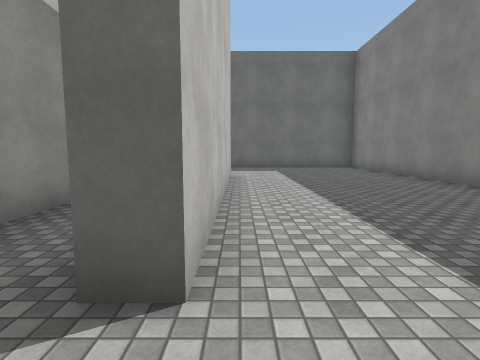
[1] (above)

22 first-person views from a walk through a 3-D level made in the Unity game engine. The camera is 1.4 m above the floor, tilts 6° down and sees 80° across. The floor is counted in squares, 2 m on a side. Each view is taken from the middle of a square. On the plan, view 1 faces up. The plan holds only what a view shows up to about 10 squares ahead; the rest is blank. The player is left out. Surface patterns are stand-ins for the level's own textures.

[2]
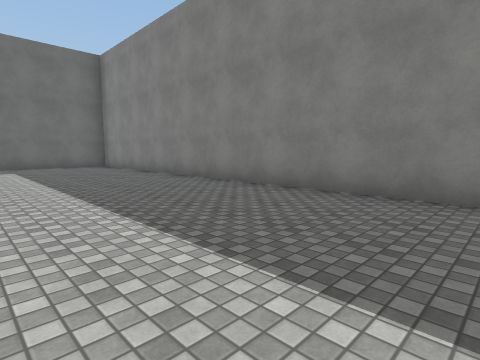

[3]
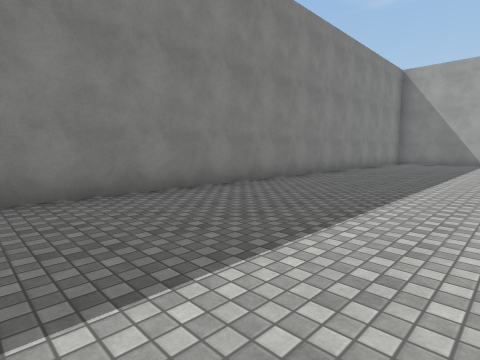

[4]
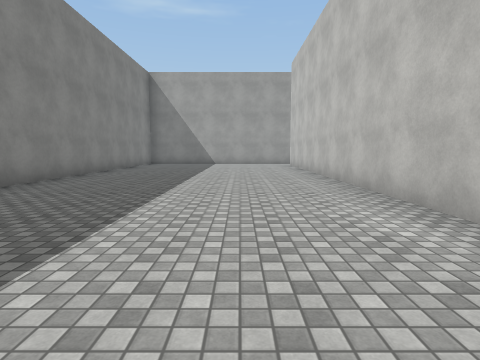

[5]
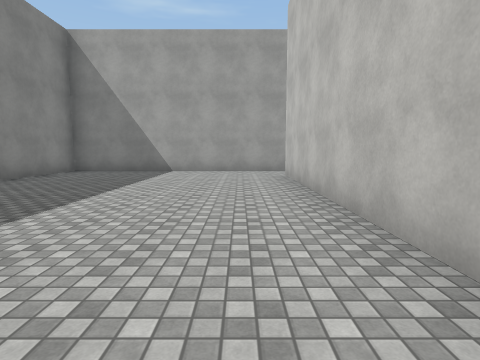

[6]
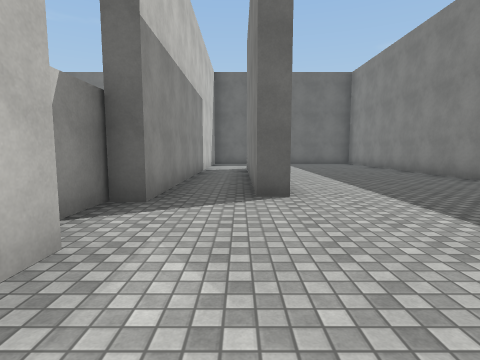

[7]
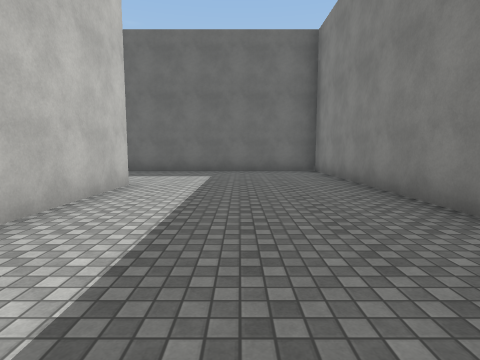

[8]
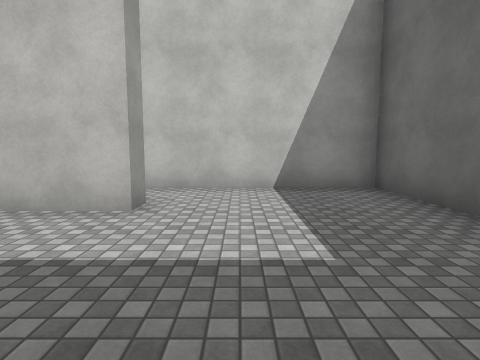

[9]
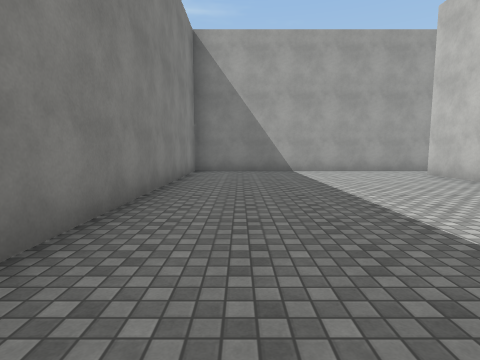

[10]
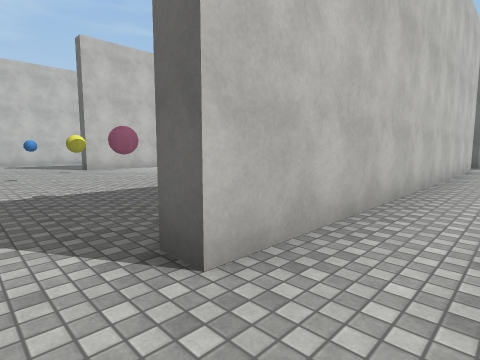

[11]
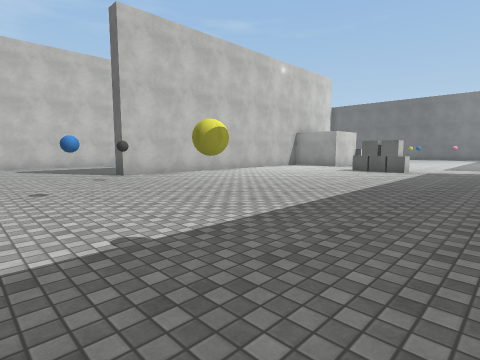

[12]
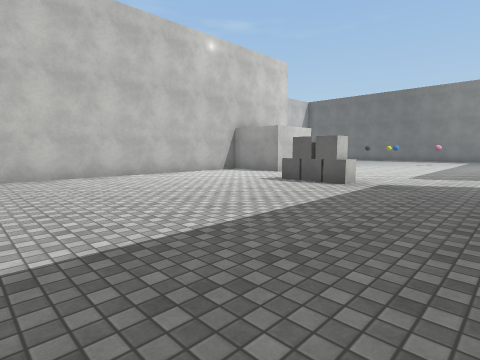

[13]
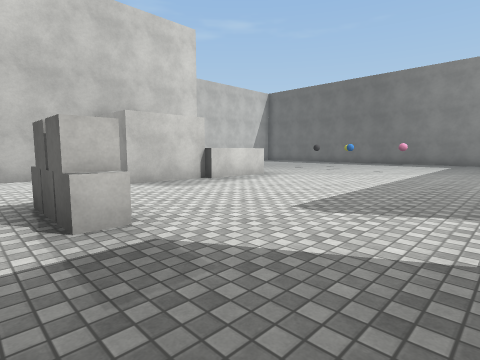

[14]
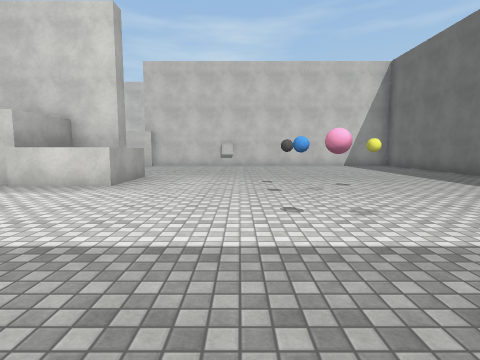

[15]
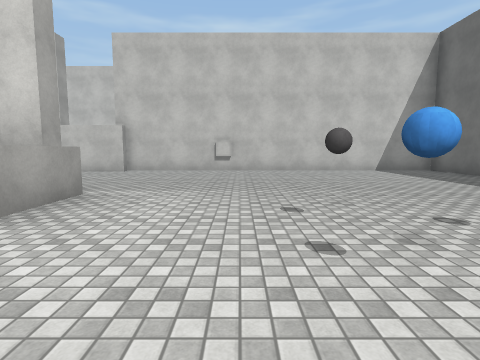

[16]
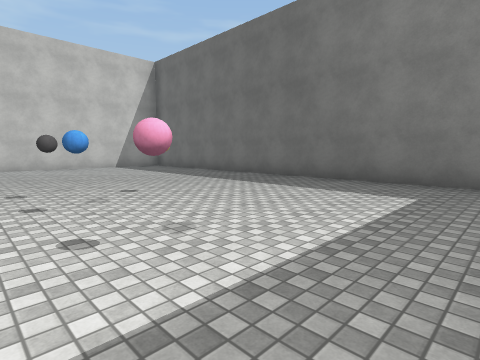

[17]
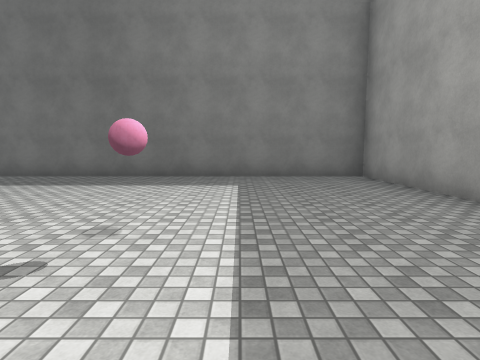

[18]
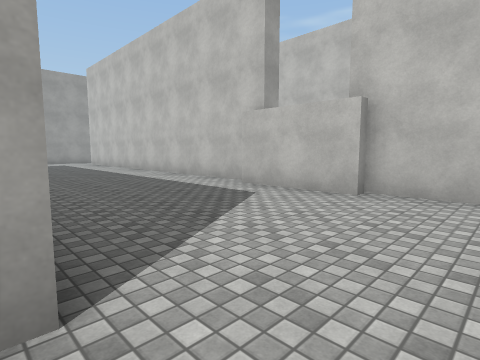

[19]
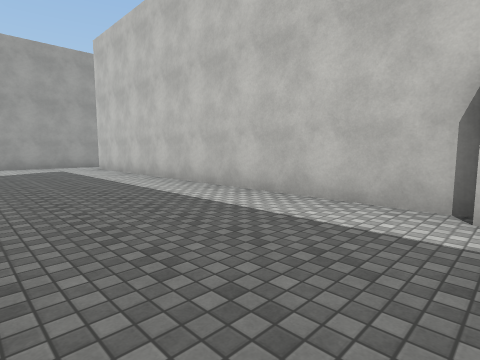

[20]
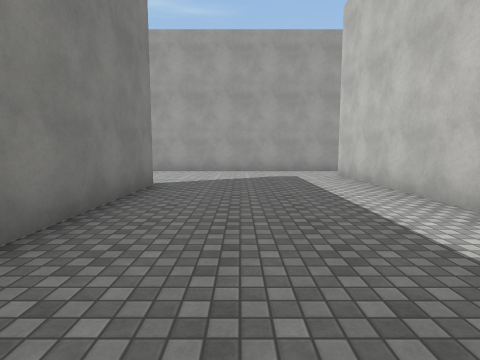

[21]
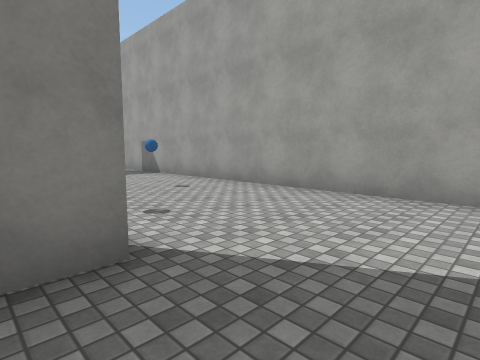

[22]
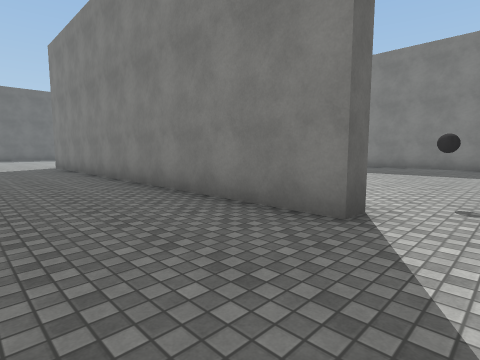

### Floor plan
Ten units are one square. View 1 is at (0, 0); x grows to the right and y downward. Boxes are objects, and circles mark ways between rooms. Rooms are numbered by the first view taken in them; rooms with no view inside come last. Other rooms are left out.
<svg viewBox="-175 -120 225 260">
<path fill="none" stroke="#000" d="M-23 10 -23 120M-8 -78 -2 -78 -2 -12 -7 -12 -7 -71M-25 135 45 135 45 -115 -23 -115 -23 -8 -28 -8 -28 2M-117 25 -117 98 -122 98 -122 -5M-122 -18 -117 -18 -117 -5 -97 -5 -97 15 -108 15M-115 -25 -95 -25 -95 -5M-164 -12 -164 14M-168 12 -168 121M-28 -78 -28 -115 -168 -115 -168 -11M-28 100 -28 90M-23 120 -29 120M-164 135 -25 135"/>
<rect x="-85" y="25" width="10" height="10" fill="#bbb"><title>other object</title></rect>
<rect x="-75" y="25" width="10" height="10" fill="#bbb"><title>other object</title></rect>
<circle cx="-30" cy="130" r="3" fill="#2a7"/>
<text x="10" y="10">1</text>
<text x="-90" y="10">2</text>
</svg>
Room 1 opens to room 2.

Where each view was taken, in squares from view 1:
view 1: 0 up, 0 right, facing up
view 2: 1 down, 0 right, facing up-right
view 3: 2 up, 0 right, facing down-right
view 4: 1 up, 0 right, facing down
view 5: 4 down, 1 left, facing down
view 6: 3 down, 1 left, facing up
view 7: 2 up, 2 right, facing up
view 8: 9 up, 3 right, facing left
view 9: 4 down, 3 right, facing down
view 10: 13 down, 1 left, facing up-left
view 11: 13 down, 4 left, facing up-left
view 12: 9 down, 4 left, facing up-left
view 13: 4 down, 4 left, facing up-left
view 14: 5 up, 4 left, facing left
view 15: 5 up, 7 left, facing left
view 16: 5 up, 5 left, facing up-left
view 17: 4 up, 6 left, facing up
view 18: 3 up, 12 left, facing down-left
view 19: 1 down, 13 left, facing down-left
view 20: 4 down, 14 left, facing down
view 21: 9 down, 14 left, facing down-right
view 22: 11 down, 15 left, facing up-right
